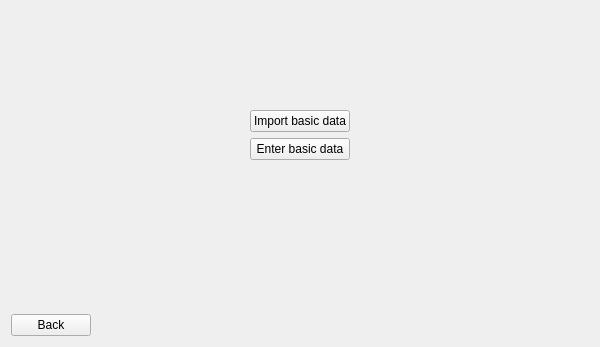
<?xml version="1.0" encoding="UTF-8"?>
<ui version="4.0">
 <class>SecondView</class>
 <widget class="QWidget" name="SecondView">
  <property name="geometry">
   <rect>
    <x>0</x>
    <y>0</y>
    <width>600</width>
    <height>347</height>
   </rect>
  </property>
  <property name="windowTitle">
   <string>SecondView</string>
  </property>
  <layout class="QGridLayout" name="gridLayout_2">
   <item row="0" column="0">
    <layout class="QVBoxLayout" name="verticalLayout_2">
     <item>
      <layout class="QGridLayout" name="gridLayout">
       <item row="2" column="0">
        <spacer name="horizontalSpacer_2">
         <property name="orientation">
          <enum>Qt::Horizontal</enum>
         </property>
         <property name="sizeHint" stdset="0">
          <size>
           <width>40</width>
           <height>20</height>
          </size>
         </property>
        </spacer>
       </item>
       <item row="1" column="2">
        <spacer name="horizontalSpacer">
         <property name="orientation">
          <enum>Qt::Horizontal</enum>
         </property>
         <property name="sizeHint" stdset="0">
          <size>
           <width>40</width>
           <height>20</height>
          </size>
         </property>
        </spacer>
       </item>
       <item row="1" column="1">
        <widget class="QPushButton" name="importData">
         <property name="text">
          <string>Import basic data</string>
         </property>
        </widget>
       </item>
       <item row="2" column="1">
        <widget class="QPushButton" name="enterData">
         <property name="text">
          <string>Enter basic data</string>
         </property>
        </widget>
       </item>
       <item row="0" column="1">
        <spacer name="verticalSpacer_2">
         <property name="orientation">
          <enum>Qt::Vertical</enum>
         </property>
         <property name="sizeHint" stdset="0">
          <size>
           <width>20</width>
           <height>40</height>
          </size>
         </property>
        </spacer>
       </item>
      </layout>
     </item>
     <item>
      <spacer name="verticalSpacer">
       <property name="orientation">
        <enum>Qt::Vertical</enum>
       </property>
       <property name="sizeHint" stdset="0">
        <size>
         <width>20</width>
         <height>40</height>
        </size>
       </property>
      </spacer>
     </item>
     <item>
      <layout class="QHBoxLayout" name="horizontalLayout">
       <item>
        <widget class="QPushButton" name="backHome">
         <property name="text">
          <string>Back</string>
         </property>
        </widget>
       </item>
       <item>
        <spacer name="horizontalSpacer_3">
         <property name="orientation">
          <enum>Qt::Horizontal</enum>
         </property>
         <property name="sizeHint" stdset="0">
          <size>
           <width>40</width>
           <height>20</height>
          </size>
         </property>
        </spacer>
       </item>
      </layout>
     </item>
    </layout>
   </item>
  </layout>
 </widget>
 <layoutdefault spacing="6" margin="11"/>
 <resources/>
 <connections/>
 <slots>
  <slot>PushButton()</slot>
  <slot>GoBackToHomePage()</slot>
 </slots>
</ui>
